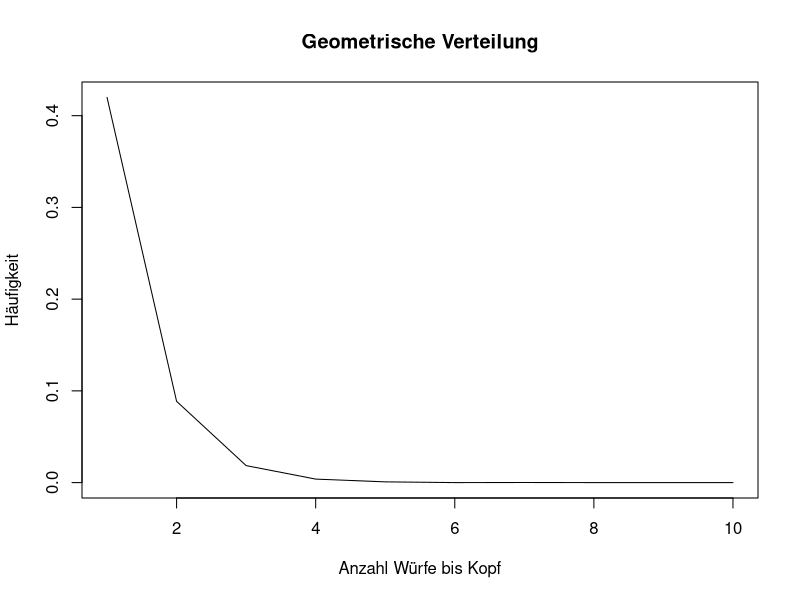

Source code (R):
countbiskopf = function() {
  # p=0.6 bedeutet: Die Chance, Kopf zu werfen, beträgt 3/5
  m=c('Kopf','Zahl','Zahl','Kopf','Kopf')
  i=0
  count=0
  # Zähle die Würfe, bis Kopf kommt
  while (i==0) {
    if (sample(m,1)=='Zahl') count=count+1
    if (sample(m,1)=='Kopf') i=1
  }
  count
}
# Wenn du beim ersten Mal einen Kopf bekommst, zählt count nichts und du bekommst 0 Würfe bis zum Erfolg zurück.
# Du hast dann also immer die Anzahl der Münzwürfe minus 1 als Rückgabewert.
# Ich würde den Aufgabentext so interpretieren, dass auch der erfolgreiche Wurf mitgezählt werden muss.

verteilung = function(wdh) {
  # Definiere Vektor der Länge 10
  a=c(0,0,0,0,0,0,0,0,0,0)
  # Für die Anzahl der Wiederholungen
  for (i in 1:wdh) {
    # Bestimme Wert
    k=countbiskopf()
    # Speichere den Wert im Vektor
    a[k] = a[k]+1
  }
  a
}

plot(verteilung(10000)/10000,main='Geometrische Verteilung',type='l'
     ,xlab='Anzahl Würfe bis Kopf',ylab='Häufigkeit')


